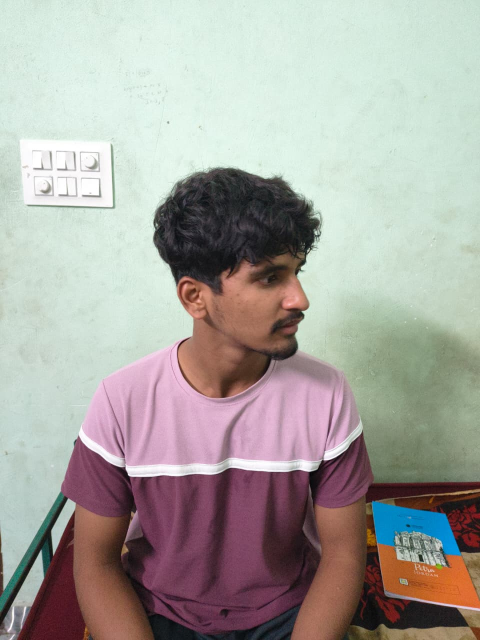
#> input picture backend/data/known_faces/farmer_Basava/farmer_Basava_1.jpg, 960 x 1280 px (shown at 1/2 size); its folder holds only this picture in this run
$ python validate_in_memory.py
#> lines starting #> are read from the running program, lines starting #| are printed output that depends on the picture
"""
LBPH Face Recognition Validation (In-Memory)
Workaround for OpenCV model save bug - trains model in memory then validates
"""

import cv2
import numpy as np
import os
from pathlib import Path
import pickle

class LBPHValidator:
    def __init__(self):
        # Initialize LBPH recognizer with same parameters as training
        self.face_recognizer = cv2.face.LBPHFaceRecognizer_create(
            radius=2,
            neighbors=16,
            grid_x=8,
            grid_y=8,
            threshold=65.0
        )

        # Initialize Haar Cascade for face detection
        cascade_path = cv2.data.haarcascades + 'haarcascade_frontalface_default.xml'
        self.face_cascade = cv2.CascadeClassifier(cascade_path)

        self.training_data = []
        self.labels = []
        self.label_map = {}
        self.name_map = {}
        self.is_trained = False

    def load_and_train(self, known_faces_dir='data/known_faces'):
        """Load training data and train the model in memory"""
#> called with known_faces_dir = 'data/known_faces'
        print("\n" + "="*60)
        print("STEP 1: LOADING TRAINING DATA")
        print("="*60)

        known_faces_path = Path(known_faces_dir)
        if not known_faces_path.exists():
            print(f"[ERROR] Training directory not found: {known_faces_dir}")
            return False

        # Load training images
        current_label = 0
        person_dirs = [d for d in known_faces_path.iterdir() if d.is_dir()]

        for person_dir in person_dirs:
            person_name = person_dir.name
            print(f"\nLoading images for: {person_name}")

            image_files = list(person_dir.glob('*.jpg')) + list(person_dir.glob('*.png'))
            faces_loaded = 0

            for img_path in image_files:
                # Read image
                img = cv2.imread(str(img_path))
#> img is the input picture: shape (1280, 960, 3); mean B, G, R 159.8, 165.2, 168.3
                if img is None:
                    continue

                # Convert to grayscale
                gray = cv2.cvtColor(img, cv2.COLOR_BGR2GRAY)
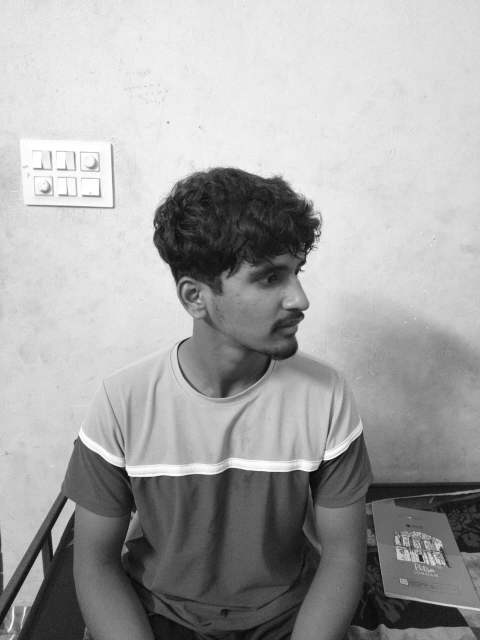
#> gray: shape (1280, 960) (shown at 1/2 size); min 1, max 255, mean 165.6

                # Detect faces
                faces = self.face_cascade.detectMultiScale(
                    gray,
                    scaleFactor=1.1,
                    minNeighbors=5,
                    minSize=(30, 30)
                )
#> faces = ()

                # Process first detected face
                if len(faces) > 0:
                    x, y, w, h = faces[0]
                    face_roi = gray[y:y+h, x:x+w]
                    face_resized = cv2.resize(face_roi, (100, 100))

                    self.training_data.append(face_resized)
                    self.labels.append(current_label)
                    faces_loaded += 1

            if faces_loaded > 0:
                self.label_map[current_label] = person_name
                self.name_map[person_name] = current_label
                print(f"  [OK] Loaded {faces_loaded} face images")
                current_label += 1
            else:
                print(f"  [WARNING] No faces detected")
#> pass 2 of the loop in load_and_train, `for person_dir in person_dirs:`:
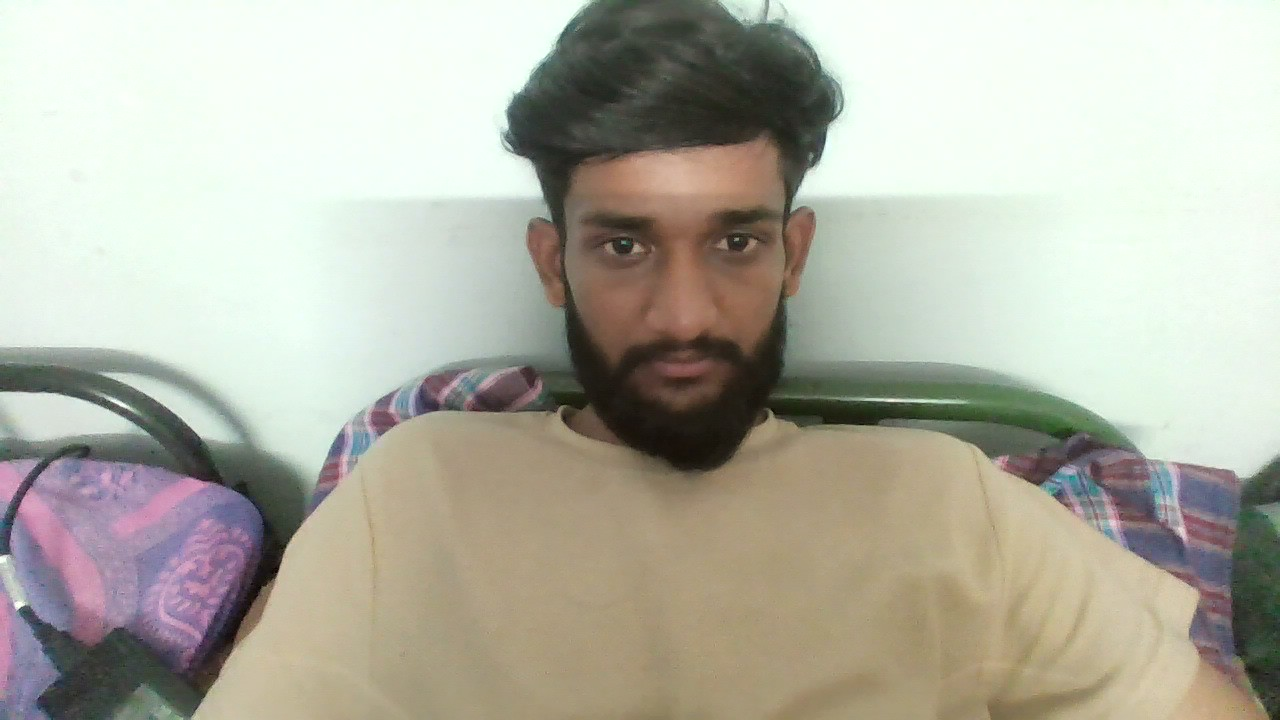
#> input picture backend/data/known_faces/farmer_john/WIN_20251008_23_48_24_Pro.jpg, 1280 x 720 px
#> in load_and_train, img is the input picture: shape (720, 1280, 3); mean B, G, R 165.5, 178.5, 179.5
#> in load_and_train, `gray = cv2.cvtColor(img, cv2.COLOR_BGR2GRAY)`:
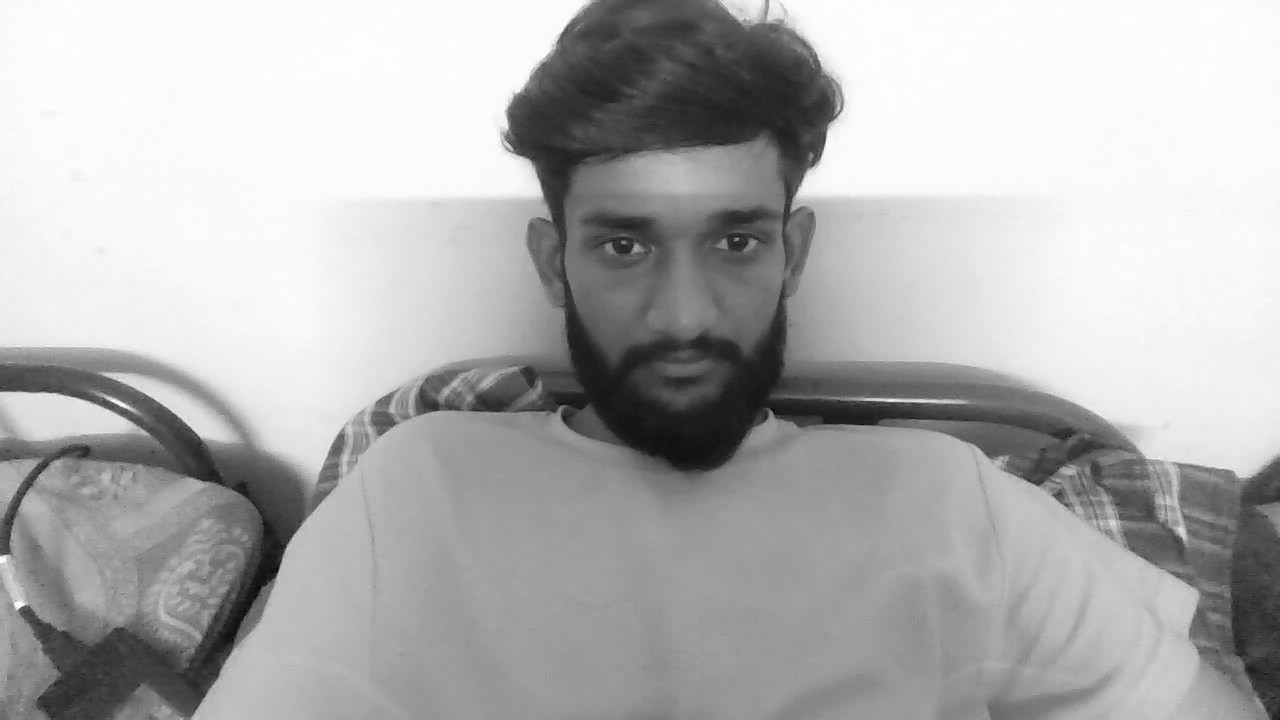
#> gray: shape (720, 1280); min 3, max 254, mean 177.3
#> faces = [[535, 129, 291, 291]]
#> x = 535; y = 129; w = 291
#> in load_and_train, `face_roi = gray[y:y+h, x:x+w]`:
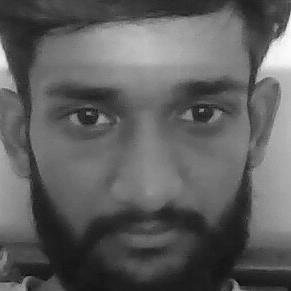
#> face_roi: shape (291, 291); min 3, max 250, mean 94.4

        if len(self.training_data) == 0:
            print("\n[ERROR] No training data loaded!")
            return False

        # Train the model
        print("\n" + "="*60)
        print(f"STEP 2: TRAINING MODEL ({len(self.training_data)} faces)")
#| STEP 2: TRAINING MODEL (1 faces)
        print("="*60)

        self.face_recognizer.train(self.training_data, np.array(self.labels))
        self.is_trained = True

        print("[OK] Model trained successfully in memory!")
        print("\nAuthorized Personnel:")
        for label, name in self.label_map.items():
            count = self.labels.count(label)
            print(f"  * {name}: {count} training images")

        return True

    def validate(self, validation_dir='../data/validation_images'):
        """Validate the trained model on validation images"""
        if not self.is_trained:
            print("[ERROR] Model not trained!")
            return

        print("\n" + "="*60)
        print("STEP 3: VALIDATION ON TEST IMAGES")
        print("="*60)

        validation_path = Path(validation_dir)
        if not validation_path.exists():
            print(f"[ERROR] Validation directory not found: {validation_dir}")
            return

        # Get all validation images
        image_files = list(validation_path.glob('*.jpg')) + list(validation_path.glob('*.png'))
        print(f"\nFound {len(image_files)} validation images")

        # Validation statistics
        stats = {
            'total': 0,
            'faces_detected': 0,
            'authorized': 0,
            'uncertain': 0,
            'intruder': 0,
            'by_person': {}
        }

        print("\nProcessing validation images...\n")

        for idx, img_path in enumerate(image_files, 1):
            # Read image
            img = cv2.imread(str(img_path))
            if img is None:
                continue

            stats['total'] += 1

            # Convert to grayscale
            gray = cv2.cvtColor(img, cv2.COLOR_BGR2GRAY)

            # Detect faces
            faces = self.face_cascade.detectMultiScale(
                gray,
                scaleFactor=1.1,
                minNeighbors=5,
                minSize=(30, 30)
            )

            if len(faces) == 0:
                print(f"[{idx:3d}] {img_path.name[:40]:40s} - No face detected")
                continue

            stats['faces_detected'] += 1

            # Process first detected face
            x, y, w, h = faces[0]
            face_roi = gray[y:y+h, x:x+w]
            face_resized = cv2.resize(face_roi, (100, 100))

            # Recognize face
            label, confidence = self.face_recognizer.predict(face_resized)

            # Determine status based on confidence
            if confidence <= 65:
                status = "AUTHORIZED"
                stats['authorized'] += 1
                person_name = self.label_map.get(label, "Unknown")
                stats['by_person'][person_name] = stats['by_person'].get(person_name, 0) + 1
                result = f"{status:12s} - {person_name:20s} (conf: {confidence:.1f})"
            elif confidence <= 70:
                status = "UNCERTAIN"
                stats['uncertain'] += 1
                person_name = self.label_map.get(label, "Unknown")
                result = f"{status:12s} - {person_name:20s} (conf: {confidence:.1f})"
            else:
                status = "INTRUDER"
                stats['intruder'] += 1
                result = f"{status:12s} - Unknown person (conf: {confidence:.1f})"

            print(f"[{idx:3d}] {img_path.name[:40]:40s} - {result}")

        # Print validation summary
        print("\n" + "="*60)
        print("VALIDATION SUMMARY")
        print("="*60)
        print(f"\nTotal images processed: {stats['total']}")
        print(f"Faces detected: {stats['faces_detected']}")
        print(f"No face detected: {stats['total'] - stats['faces_detected']}")

        if stats['faces_detected'] > 0:
            print(f"\nRecognition Results:")
            print(f"  AUTHORIZED (0-65):  {stats['authorized']:3d} ({stats['authorized']/stats['faces_detected']*100:.1f}%)")
            print(f"  UNCERTAIN (65-70):  {stats['uncertain']:3d} ({stats['uncertain']/stats['faces_detected']*100:.1f}%)")
            print(f"  INTRUDER (70+):     {stats['intruder']:3d} ({stats['intruder']/stats['faces_detected']*100:.1f}%)")

            if stats['by_person']:
                print(f"\nRecognized Persons:")
                for person, count in sorted(stats['by_person'].items(), key=lambda x: x[1], reverse=True):
                    print(f"  {person}: {count} images")

        print("\n" + "="*60)
        print("VALIDATION COMPLETE")
        print("="*60)


def main():
    print("\n" + "="*60)
    print("LBPH FACE RECOGNITION VALIDATION (IN-MEMORY)")
    print("="*60)
    print("\nThis script trains the LBPH model in memory and validates it")
    print("on the validation images - working around OpenCV save bug.\n")

    validator = LBPHValidator()

    # Train the model
    if validator.load_and_train('data/known_faces'):
        # Validate the model
        validator.validate('../data/validation_images')
    else:
        print("\n[ERROR] Training failed!")


if __name__ == "__main__":
    main()
